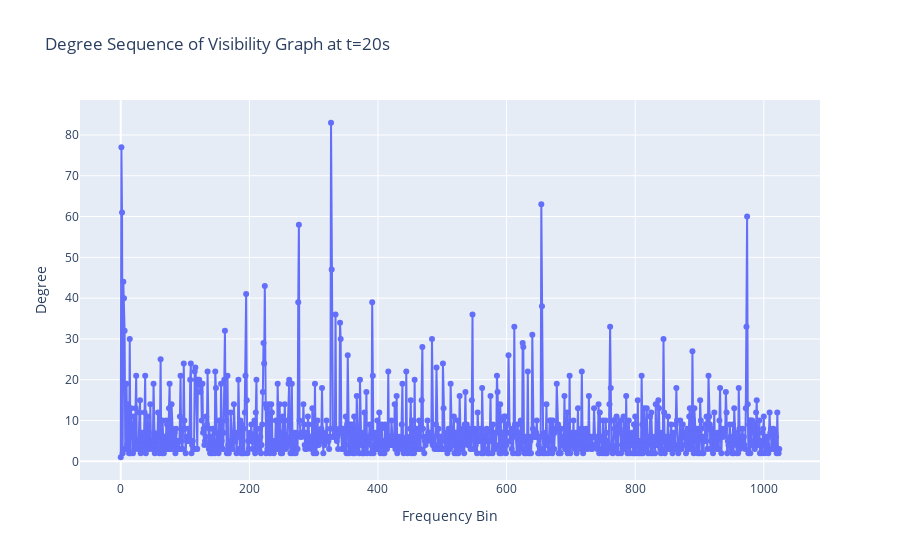

The notebook cell this image was saved under:
### Code cell
# plot degree_seq with plotly
fig = go.Figure()
fig.add_trace(go.Scatter(x=np.arange(len(degree_seq)), y=degree_seq, mode='lines+markers'))
fig.update_layout(title=f'Degree Sequence of Visibility Graph at t={_t}s', xaxis_title='Frequency Bin', yaxis_title='Degree')
fig.show()

### Figure 1 — Plotly figure (JSON) as saved in the notebook; plotly's stock layout.template omitted (floating-point values rounded to 4 significant figures; data arrays with more than 128 entries replaced by an {"elided": "..."} marker saying what was removed)
{"data": [{"mode": "lines+markers", "type": "scatter", "x": {"elided": "1025 int values"}, "y": {"elided": "1025 int values"}}], "layout": {"title": {"text": "Degree Sequence of Visibility Graph at t=20s"}, "xaxis": {"title": {"text": "Frequency Bin"}}, "yaxis": {"title": {"text": "Degree"}}}}
